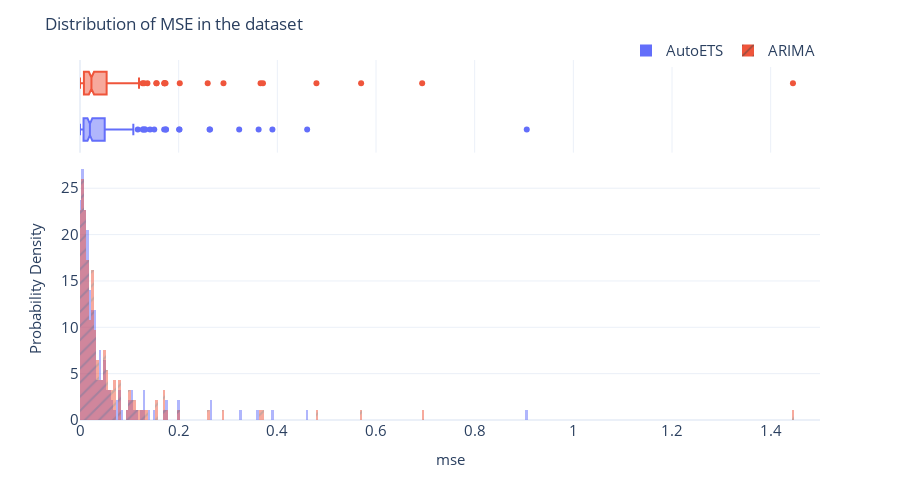

Here is the notebook cell this chart was saved with:
### Code cell
fig = px.histogram(aggtest_metrics,
                   x="mean_squared_error",
                   color="Model",
                   pattern_shape="Model",
                   marginal="box",
                   nbins=500,
                   barmode="overlay",
                   histnorm="probability density")
fig = format_plot(fig, xlabel="mse", ylabel="Probability Density")
fig.update_layout(title="Distribution of MSE in the dataset", xaxis_range=[0,1.5])
fig.write_image(dst_img/"mse_dist.png")
fig.show()

### Figure 1 — Plotly figure (JSON) as saved in the notebook; plotly's stock layout.template omitted (floating-point values rounded to 4 significant figures; data arrays with more than 128 entries replaced by an {"elided": "..."} marker saying what was removed)
{"data": [{"bingroup": "x", "histnorm": "probability density", "hovertemplate": "Model=AutoETS<br>mean_squared_error=%{x}<br>probability density=%{y}<extra></extra>", "legendgroup": "AutoETS", "marker": {"color": "#636efa", "opacity": 0.5, "pattern": {"shape": ""}}, "name": "AutoETS", "nbinsx": 500, "orientation": "v", "showlegend": true, "type": "histogram", "x": {"elided": "185 float values"}, "xaxis": "x", "yaxis": "y"}, {"hovertemplate": "Model=AutoETS<br>mean_squared_error=%{x}<extra></extra>", "legendgroup": "AutoETS", "marker": {"color": "#636efa"}, "name": "AutoETS", "notched": true, "showlegend": false, "type": "box", "x": {"elided": "185 float values"}, "xaxis": "x2", "yaxis": "y2"}, {"bingroup": "x", "histnorm": "probability density", "hovertemplate": "Model=ARIMA<br>mean_squared_error=%{x}<br>probability density=%{y}<extra></extra>", "legendgroup": "ARIMA", "marker": {"color": "#EF553B", "opacity": 0.5, "pattern": {"shape": "/"}}, "name": "ARIMA", "nbinsx": 500, "orientation": "v", "showlegend": true, "type": "histogram", "x": {"elided": "185 float values"}, "xaxis": "x", "yaxis": "y"}, {"hovertemplate": "Model=ARIMA<br>mean_squared_error=%{x}<extra></extra>", "legendgroup": "ARIMA", "marker": {"color": "#EF553B"}, "name": "ARIMA", "notched": true, "showlegend": false, "type": "box", "x": {"elided": "185 float values"}, "xaxis": "x2", "yaxis": "y2"}], "layout": {"autosize": false, "barmode": "overlay", "height": 500, "legend": {"font": {"size": 15}, "orientation": "h", "title": {}, "tracegroupgap": 0, "x": 1, "xanchor": "right", "y": 0.98, "yanchor": "bottom"}, "margin": {"t": 60}, "title": {"text": "Distribution of MSE in the dataset"}, "width": 900, "xaxis": {"anchor": "y", "domain": [0, 1], "range": [0, 1.5], "tickfont": {"size": 15}, "title": {"font": {"size": 15}, "text": "mse"}}, "xaxis2": {"anchor": "y2", "domain": [0, 1], "matches": "x", "showgrid": true, "showticklabels": false}, "yaxis": {"anchor": "x", "domain": [0, 0.7326], "tickfont": {"size": 15}, "title": {"font": {"size": 15}, "text": "Probability Density"}}, "yaxis2": {"anchor": "x2", "domain": [0.7426, 1], "matches": "y2", "showgrid": false, "showline": false, "showticklabels": false, "ticks": ""}}}
